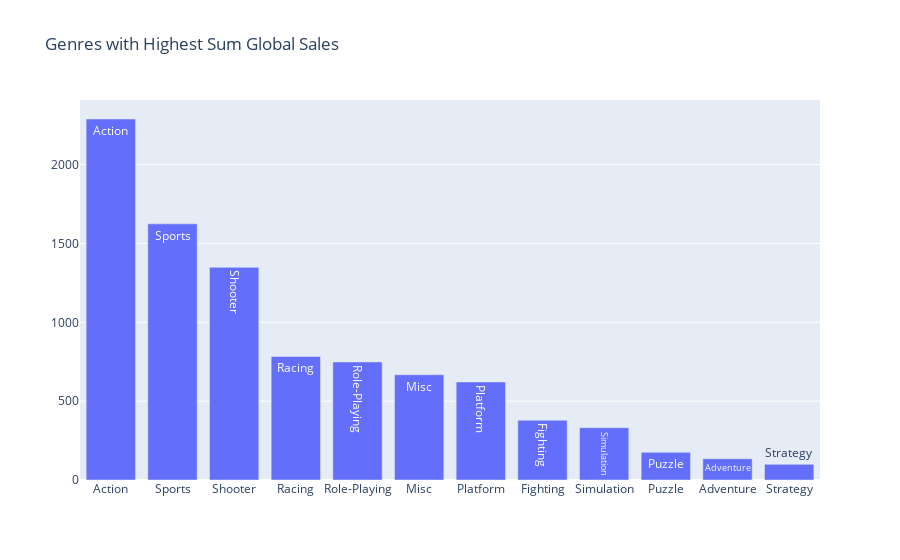

The notebook cell saved with this chart:
### Code cell
bar_dropped_data_duplicates = dropped_name.groupby('Genre')['Global_Sales'].sum().sort_values(ascending=False).reset_index()

data = [Bar(x = bar_dropped_data_duplicates['Genre'], y = bar_dropped_data_duplicates['Global_Sales'], text = bar_dropped_data_duplicates['Genre'])]
layout = Layout(title = "Genres with Highest Sum Global Sales")

fig = Figure(data = data, layout = layout)

plotly.offline.iplot(fig,show_link = False)

### Figure 1 — Plotly figure (JSON) as saved in the notebook; plotly's stock layout.template omitted (floating-point values rounded to 4 significant figures)
{"data": [{"text": ["Action", "Sports", "Shooter", "Racing", "Role-Playing", "Misc", "Platform", "Fighting", "Simulation", "Puzzle", "Adventure", "Strategy"], "type": "bar", "x": ["Action", "Sports", "Shooter", "Racing", "Role-Playing", "Misc", "Platform", "Fighting", "Simulation", "Puzzle", "Adventure", "Strategy"], "y": [2289.0, 1624.0, 1349.0, 783.4, 748.8, 667.4, 621.5, 379.0, 331.9, 175.4, 134.6, 99.12]}], "layout": {"title": {"text": "Genres with Highest Sum Global Sales"}}}
